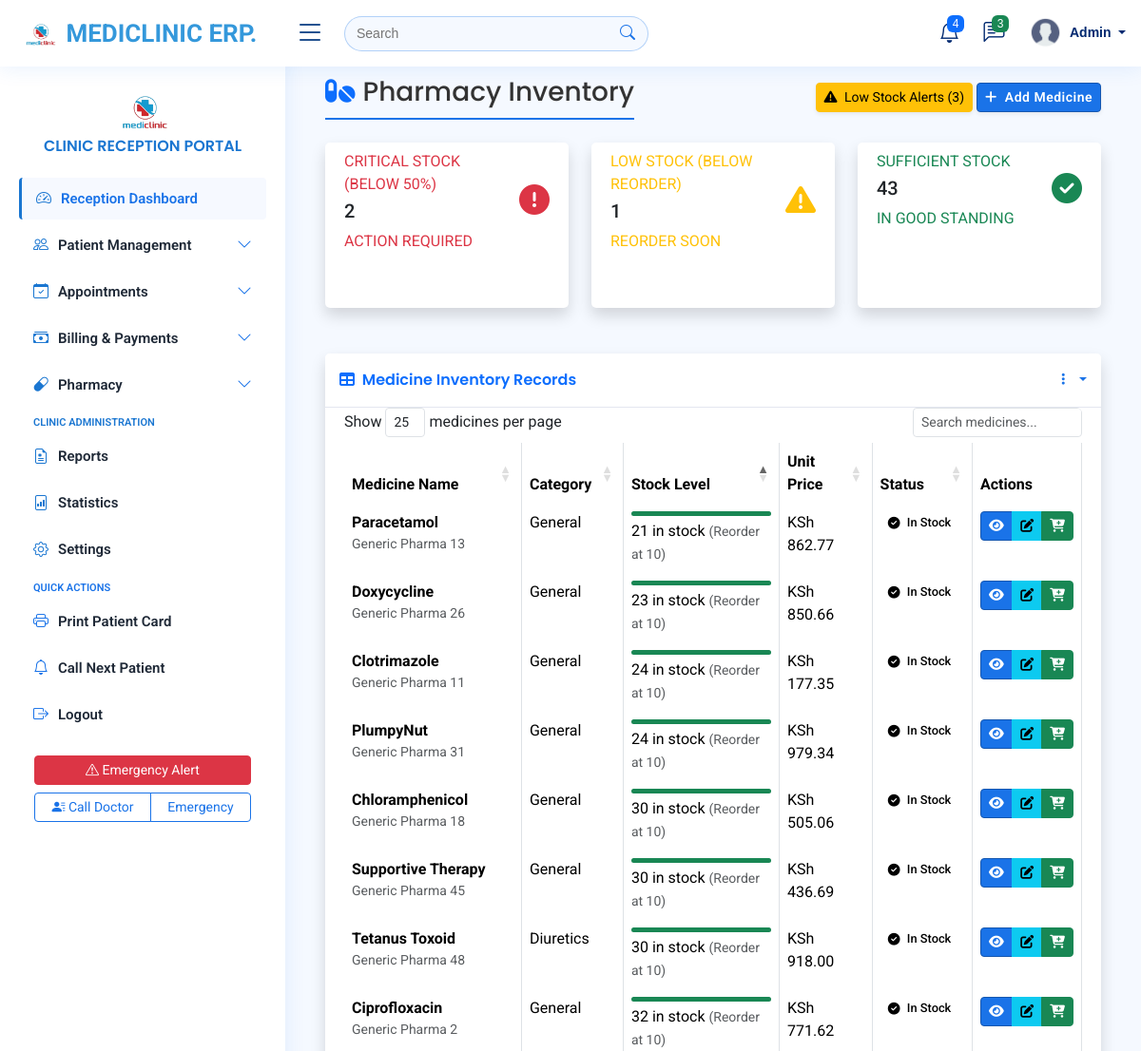
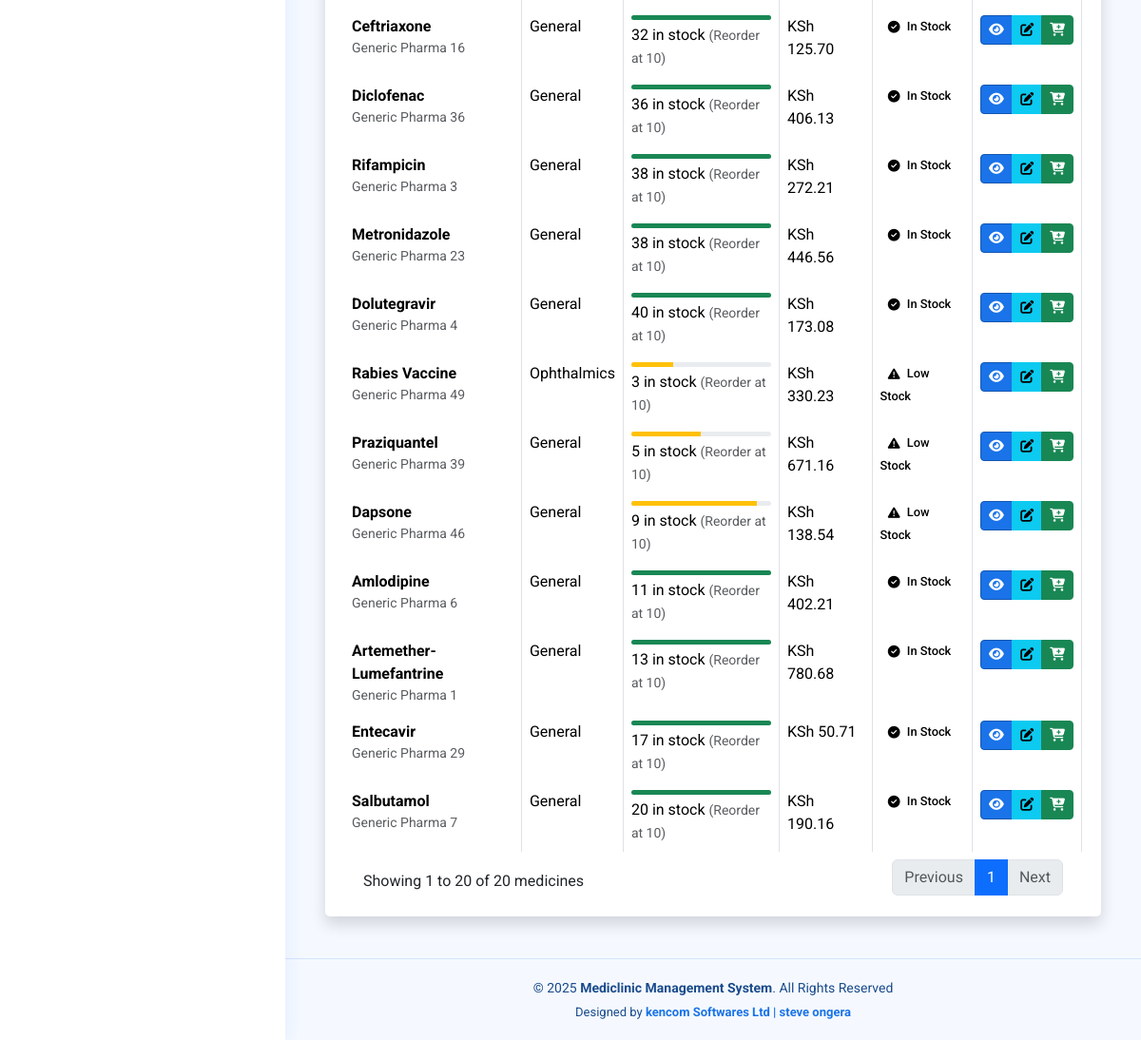
The page /medicines/ on the database as committed earlier (2 pictures, top to bottom).
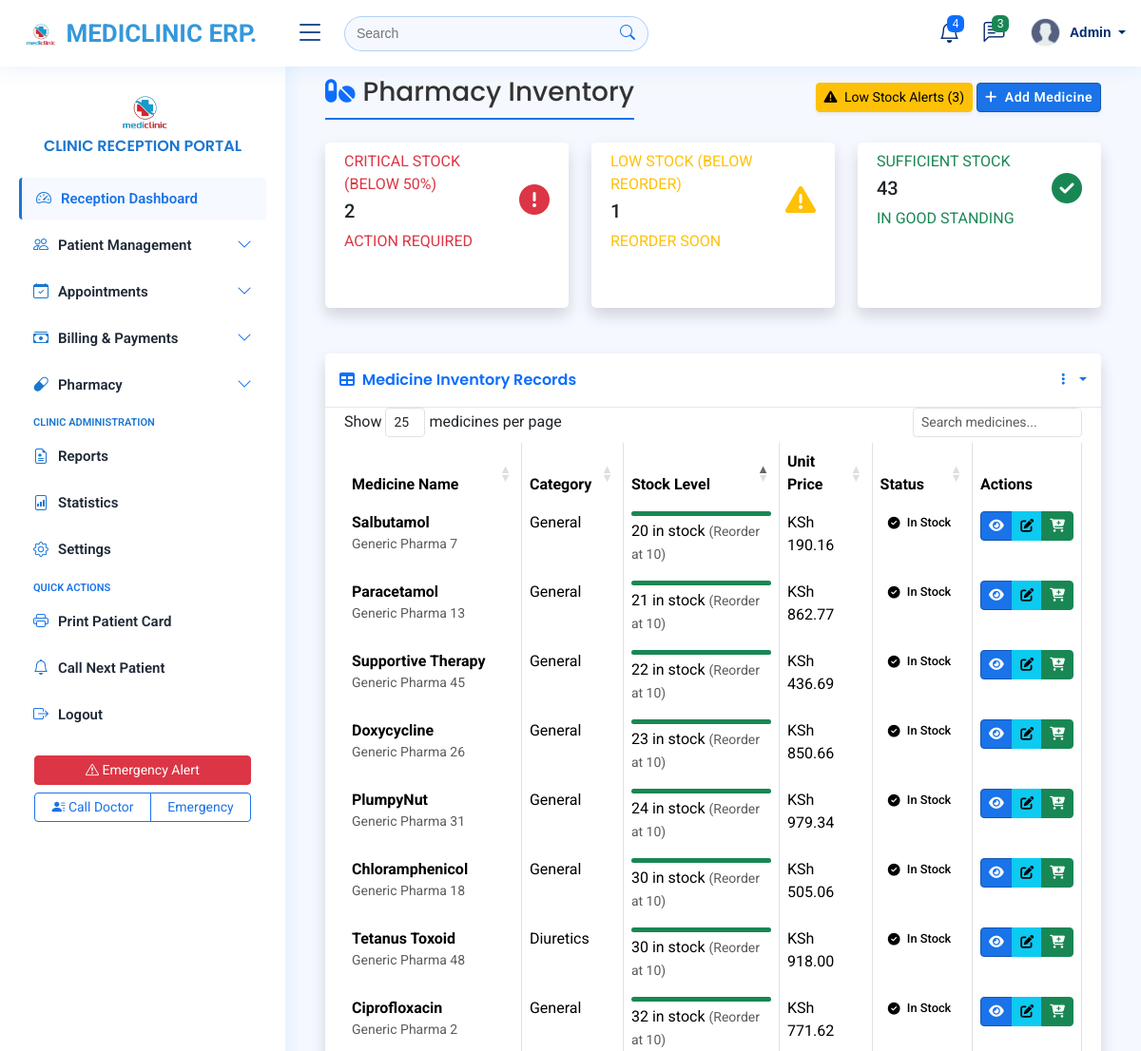
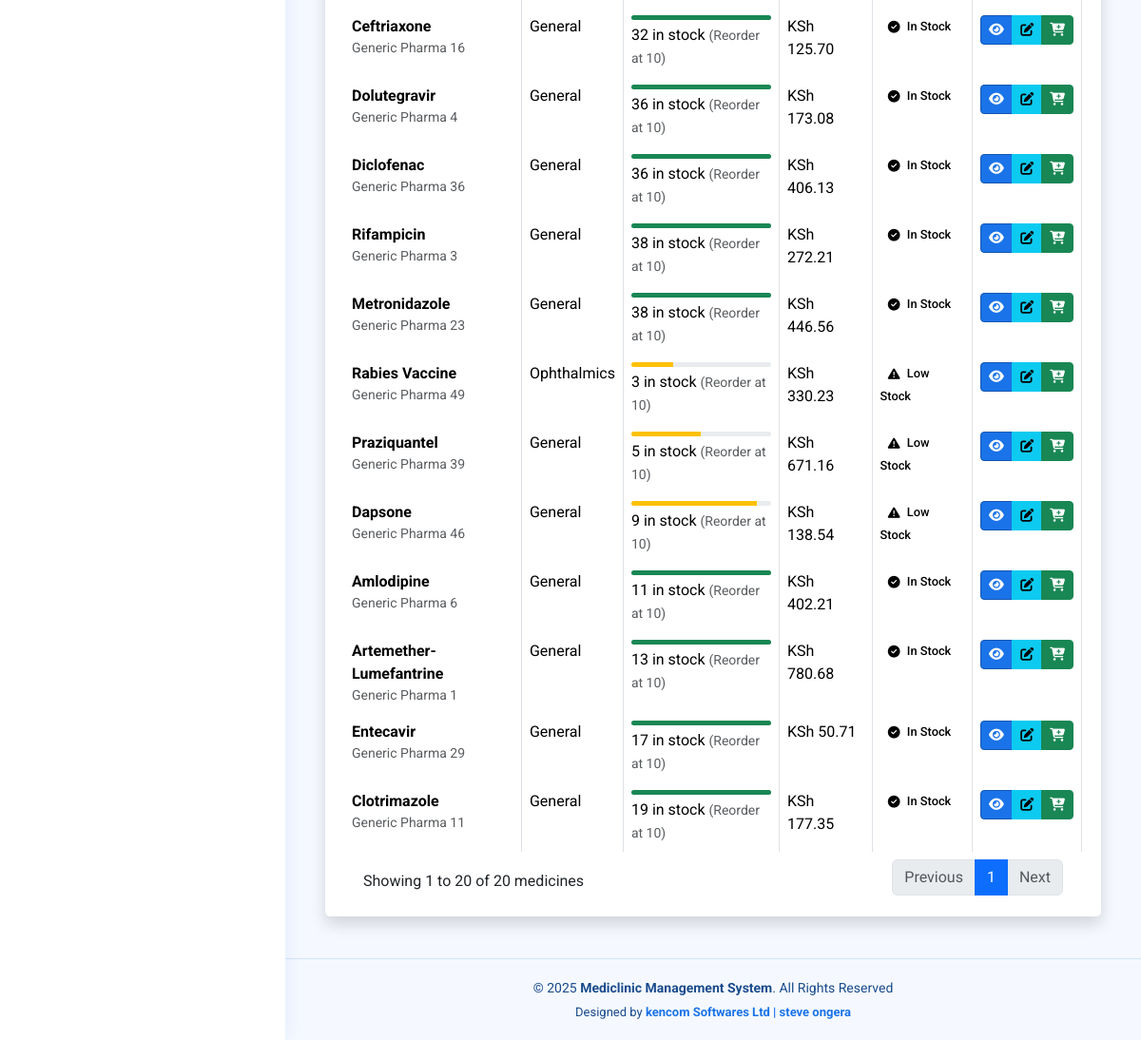
The same page on the database as committed later (2 pictures, top to bottom).
### myapplication/models.py (models this page shows, shortened)
class Medicine(models.Model):
    name = models.CharField(max_length=200)
    category = models.ForeignKey('MedicineCategory', on_delete=models.SET_NULL, null=True, blank=True)
    description = models.TextField(blank=True, null=True)
    quantity_in_stock = models.PositiveIntegerField(default=0)
    unit_price = models.DecimalField(max_digits=10, decimal_places=2)
    reorder_level = models.PositiveIntegerField(default=10)
    manufacturer = models.CharField(max_length=200, blank=True, null=True)
    expiry_date = models.DateField(blank=True, null=True)
    batch_number = models.CharField(max_length=100, blank=True, null=True)
    image = models.ImageField(upload_to='medicine_images/', blank=True, null=True)  # ✅ New field
    created_at = models.DateTimeField(auto_now_add=True)
    updated_at = models.DateTimeField(auto_now=True)
    @property
    def is_low_stock(self):
        return self.quantity_in_stock <= self.reorder_level

class MedicineCategory(models.Model):
    name = models.CharField(max_length=100)
    description = models.TextField(blank=True, null=True)
    def __str__(self):
        return self.name

### myapplication/views.py (the view)
# urls.py: path('medicines/', views.MedicineStockListView.as_view(), name='medicine_stock_list'),
class MedicineStockListView(ListView):
    model = Medicine
    template_name = 'medicines/stock_list.html'
    context_object_name = 'medicines'
    paginate_by = 20
    def get_queryset(self):
        return Medicine.objects.all().order_by('quantity_in_stock')
    def get_context_data(self, **kwargs):
        context = super().get_context_data(**kwargs)
        critical = Medicine.objects.filter(quantity_in_stock__lte=F('reorder_level')/2)
        warning = Medicine.objects.filter(
            quantity_in_stock__gt=F('reorder_level')/2,
            quantity_in_stock__lte=F('reorder_level')
        )
        sufficient = Medicine.objects.filter(quantity_in_stock__gt=F('reorder_level'))
        context.update({
            'critical_count': critical.count(),
            'warning_count': warning.count(),
            'sufficient_count': sufficient.count(),
        })
        return context

### templates/medicines/stock_list.html (shortened to what the changed rows need)
{% extends 'base/base.html' %}
{% load custom_filters %}
{% load static %}
{% block content %}
<link href="{% static 'vendor/datatables/dataTables.bootstrap4.min.css' %}" rel="stylesheet">
<div class="container-fluid">
    <div class="d-sm-flex align-items-center justify-content-between mb-4">
        <h1 class="h3 mb-0 text-gray-800">
            <i class="fas fa-pills text-primary me-2"></i>Pharmacy Inventory
        </h1>
    </div>
    <div class="card shadow mb-4">
        <div class="card-body">
            <div class="table-responsive">
                <table class="table table-bordered table-hover" id="medicineTable" width="100%" cellspacing="0">
                    <thead class="thead-light">
                        <tr>
                            <th>Medicine Name</th>
                            <th>Category</th>
                            <th>Stock Level</th>
                            <th>Unit Price</th>
                            <th>Status</th>
                            <th>Actions</th>
                        </tr>
                    </thead>
                    <tbody>
                        {% for medicine in medicines %}
                        <tr class="{% if medicine.quantity_in_stock <= medicine.reorder_level|divisibleby:2 %}stock-critical
                                  {% elif medicine.is_low_stock %}stock-warning
                                  {% else %}stock-good{% endif %}">
                            <td>
                                <strong>{{ medicine.name }}</strong>
                                {% if medicine.manufacturer %}
                                <div class="text-muted small">{{ medicine.manufacturer }}</div>
                                {% endif %}
                            </td>
                            <td>{{ medicine.category|default:"-" }}</td>
                            <td>
                                <div class="progress mb-1" style="height: 5px;">
                                    {% widthratio medicine.quantity_in_stock medicine.reorder_level 100 as stock_percent %}
                                    <div class="progress-bar
                                        {% if medicine.quantity_in_stock <= medicine.reorder_level|divisibleby:2 %}bg-danger
                                        {% elif medicine.is_low_stock %}bg-warning
                                        {% else %}bg-success{% endif %}"
                                        role="progressbar"
                                        style="width: {% if stock_percent > 100 %}100{% else %}{{ stock_percent }}{% endif %}%"
                                        aria-valuenow="{{ stock_percent }}"
                                        aria-valuemin="0"
                                        aria-valuemax="100">
                                    </div>
                                </div>
                                <div>
                                    {{ medicine.quantity_in_stock }} in stock
                                    <span class="text-muted small">(Reorder at {{ medicine.reorder_level }})</span>
                                </div>
                            </td>
                            <td class="font-weight-bold">KSh {{ medicine.unit_price }}</td>
                            <td>
                                {% if medicine.quantity_in_stock <= medicine.reorder_level|divisibleby:2 %}
                                <span class="status-badge badge-danger">
                                    <i class="fas fa-exclamation-circle me-1"></i> Critical
                                </span>
                                {% elif medicine.is_low_stock %}
                                <span class="status-badge badge-warning">
                                    <i class="fas fa-exclamation-triangle me-1"></i> Low Stock
                                </span>
                                {% else %}
                                <span class="status-badge badge-success">
                                    <i class="fas fa-check-circle me-1"></i> In Stock
                                </span>
                                {% endif %}
                            </td>
                            <td>
                                <div class="btn-group btn-group-sm" role="group">
                                    <a href="{% url 'medicine_detail' medicine.pk %}"
                                       class="btn btn-primary"
                                       data-toggle="tooltip"
                                       title="View Details">
                                        <i class="fas fa-eye"></i>
                                    </a>
                                    <a href="#"
                                       class="btn btn-info"
                                       data-toggle="tooltip"
                                       title="Edit Medicine">
                                        <i class="fas fa-edit"></i>
                                    </a>
                                    <a href="#"
                                       class="btn btn-success"
                                       data-toggle="tooltip"
                                       title="Restock">
                                        <i class="fas fa-cart-plus"></i>
                                    </a>
                                </div>
                            </td>
                        </tr>
                        {% endfor %}
                    </tbody>
                </table>
            </div>
        </div>
    </div>
</div>
{% endblock %}

Rows that differ between the two databases and show on the page:
changed Medicine "Clotrimazole": quantity_in_stock "24" → "19"; moves up the list
changed Medicine "Supportive Therapy": quantity_in_stock "30" → "22"; moves up the list
changed Medicine "Dolutegravir": quantity_in_stock "40" → "36"; moves up the list
